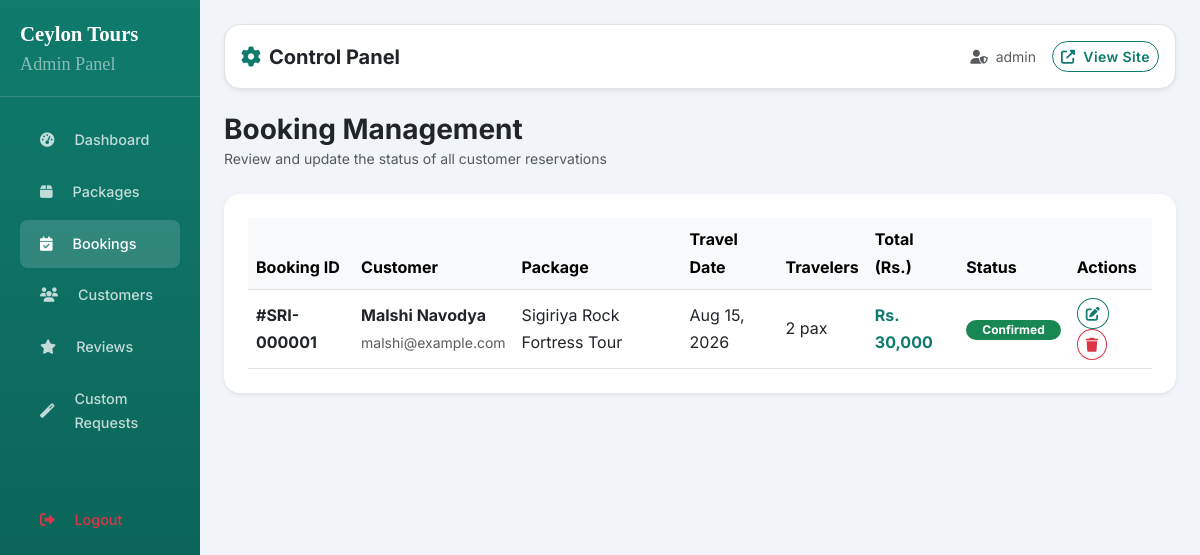
/index.php?route=admin_bookings (signed in), run on the app's committed database.
### tables this page shows
CREATE TABLE `bookings` (
  `id` int(11) NOT NULL AUTO_INCREMENT,
  `customer_id` int(11) NOT NULL,
  `package_id` int(11) NOT NULL,
  `travel_date` date NOT NULL,
  `travelers` int(11) NOT NULL,
  `special_requests` text DEFAULT NULL,
  `booking_status` enum('Pending','Confirmed','Cancelled') NOT NULL DEFAULT 'Pending',
  `payment_status` enum('Unpaid','Paid','Refunded') NOT NULL DEFAULT 'Unpaid',
  `cancel_reason` varchar(255) DEFAULT NULL,
  `total_price` decimal(12,2) DEFAULT 0.00,
  `created_at` timestamp NOT NULL DEFAULT current_timestamp(),
  PRIMARY KEY (`id`),
  KEY `customer_id` (`customer_id`),
  KEY `package_id` (`package_id`),
  CONSTRAINT `bookings_ibfk_1` FOREIGN KEY (`customer_id`) REFERENCES `customers` (`id`) ON DELETE CASCADE,
  CONSTRAINT `bookings_ibfk_2` FOREIGN KEY (`package_id`) REFERENCES `tour_packages` (`id`) ON DELETE CASCADE
);

CREATE TABLE `customers` (
  `id` int(11) NOT NULL AUTO_INCREMENT,
  `name` varchar(100) NOT NULL,
  `email` varchar(100) NOT NULL,
  `phone` varchar(20) NOT NULL,
  `password` varchar(255) NOT NULL,
  `created_at` timestamp NOT NULL DEFAULT current_timestamp(),
  PRIMARY KEY (`id`),
  UNIQUE KEY `email` (`email`)
);

CREATE TABLE `tour_packages` (
  `id` int(11) NOT NULL AUTO_INCREMENT,
  `title` varchar(255) NOT NULL,
  `destination` varchar(100) NOT NULL,
  `description` text NOT NULL,
  `category` enum('Adventure','Cultural','Wildlife','Beach','Family','Honeymoon','Religious') NOT NULL DEFAULT 'Cultural',
  `difficulty_level` enum('Easy','Moderate','Challenging') NOT NULL DEFAULT 'Easy',
  `includes_services` text DEFAULT NULL,
  `excluded_services` text DEFAULT NULL,
  `price` decimal(10,2) NOT NULL,
  `duration` int(11) NOT NULL COMMENT 'Duration in days',
  `image` varchar(255) DEFAULT NULL,
  `available_slots` int(11) NOT NULL,
  `rating` decimal(3,2) DEFAULT 0.00,
  `is_featured` tinyint(1) DEFAULT 0,
  `created_at` timestamp NOT NULL DEFAULT current_timestamp(),
  PRIMARY KEY (`id`)
);

### controllers/AdminController.php (called while the page is built, shortened)
<?php
require_once 'config/Database.php';
require_once 'models/Booking.php';
class AdminController {
    private $booking;
    public function __construct() {
        $database = new Database();
        $this->db       = $database->getConnection();
        $this->booking  = new Booking($this->db);
    }
    public function manageBookings() {
        $stmt = $this->booking->readAll();
        $bookings = $stmt->fetchAll(PDO::FETCH_ASSOC);
        require_once 'views/admin/manage_bookings.php';
    }
}
?>

### config/Database.php (called while the page is built, shortened)
<?php
class Database {
    private $host = "localhost";
    private $db_name = "tour_booking";
    private $username = "root";
    private $password = "";
    public function getConnection() {
        $this->conn = null;
        try {
            $this->conn = new PDO("mysql:host=" . $this->host . ";dbname=" . $this->db_name, $this->username, $this->password);
            $this->conn->setAttribute(PDO::ATTR_ERRMODE, PDO::ERRMODE_EXCEPTION);
            $this->conn->setAttribute(PDO::ATTR_DEFAULT_FETCH_MODE, PDO::FETCH_ASSOC);
        } catch(PDOException $exception) {
            echo "Database Connection Error: " . $exception->getMessage();
        }
        return $this->conn;
    }
}
?>

### models/Booking.php (called while the page is built, shortened)
<?php
class Booking {
    private $conn;
    private $table_name = "bookings";
    public function __construct($db) {
        $this->conn = $db;
    }
    public function readAll() {
        $query = "SELECT b.*, p.title as package_title, c.name as customer_name, c.email as customer_email FROM " . $this->table_name . " b LEFT JOIN tour_packages p ON b.package_id = p.id LEFT JOIN customers c ON b.customer_id = c.id ORDER BY b.created_at DESC";
        $stmt = $this->conn->prepare($query);
        $stmt->execute();
        return $stmt;
    }
}
?>

### views/admin/manage_bookings.php (the view, shortened to what this page needs)
<?php require_once 'includes/admin_header.php'; ?>
<div class="d-flex justify-content-between align-items-center mb-4">
    <div>
        <h3 class="fw-bold m-0 text-dark">Booking Management</h3>
        <p class="text-muted small mb-0">Review and update the status of all customer reservations</p>
    </div>
</div>
<div class="card border-0 shadow-sm rounded-4 bg-white p-4">
    <div class="table-responsive">
        <table class="table table-hover align-middle mb-0">
            <thead class="table-light">
                <tr>
                    <th>Booking ID</th>
                    <th>Customer</th>
                    <th>Package</th>
                    <th>Travel Date</th>
                    <th>Travelers</th>
                    <th>Total (Rs.)</th>
                    <th>Status</th>
                    <th>Actions</th>
                </tr>
            </thead>
            <tbody>
                <?php if (!empty($bookings)): ?>
                    <?php foreach($bookings as $booking): ?>
                        <tr>
                            <td><strong>#SRI-<?php echo str_pad($booking['id'], 6, '0', STR_PAD_LEFT); ?></strong></td>
                            <td>
                                <div class="fw-bold"><?php echo htmlspecialchars($booking['customer_name'] ?? 'N/A'); ?></div>
                                <small class="text-muted"><?php echo htmlspecialchars($booking['customer_email'] ?? ''); ?></small>
                            </td>
                            <td><?php echo htmlspecialchars($booking['package_title'] ?? 'N/A'); ?></td>
                            <td><?php echo date('M d, Y', strtotime($booking['travel_date'])); ?></td>
                            <td><?php echo htmlspecialchars($booking['travelers']); ?> pax</td>
                            <td class="fw-bold text-primary">Rs. <?php echo number_format($booking['total_price'] ?? 0, 0); ?></td>
                            <td>
                                <?php
                                $badge = 'bg-secondary text-white';
                                if($booking['booking_status'] == 'Confirmed') $badge = 'bg-success text-white';
                                ?>
                                <span class="badge <?php echo $badge; ?> rounded-pill px-3 py-1"><?php echo htmlspecialchars($booking['booking_status']); ?></span>
                            </td>
                            <td>
                                <button class="btn btn-sm btn-outline-primary rounded-circle me-1"
                                        data-bs-toggle="modal"
                                        data-bs-target="#editStatusModal<?php echo $booking['id']; ?>"
                                        title="Update Status">
                                    <i class="fas fa-edit"></i>
                                </button>
                                <a href="index.php?route=admin_delete_booking&id=<?php echo $booking['id']; ?>"
                                   class="btn btn-sm btn-outline-danger rounded-circle"
                                   onclick="return confirm('Delete this booking permanently?');"
                                   title="Delete">
                                    <i class="fas fa-trash"></i>
                                </a>
                            </td>
                        </tr>
                    <?php endforeach; ?>
                <?php else: ?>
                    <tr><td colspan="8" class="text-center text-muted py-4">No bookings found.</td></tr>
                <?php endif; ?>
            </tbody>
        </table>
    </div>
</div>
<?php require_once 'includes/admin_footer.php'; ?>

### assets/css/style.css (style rules this page uses)
:root { --primary: #0f7b6c; --primary-dark: #0a5c52; --primary-light: #e8f5f3; --accent: #f59e0b; --accent-dark: #d97706; --secondary: #6b7280; --dark: #111827; --light: #f9fafb; --white: #ffffff; --danger: #ef4444; --success: #10b981; --info: #3b82f6; --shadow-sm: 0 1px 3px rgba(0, 0, 0, .08), 0 1px 2px rgba(0, 0, 0, .04); --shadow-md: 0 4px 12px rgba(0, 0, 0, .10), 0 2px 4px rgba(0, 0, 0, .05); --shadow-lg: 0 20px 48px rgba(0, 0, 0, .14), 0 8px 16px rgba(0, 0, 0, .06); --shadow-xl: 0 32px 64px rgba(0, 0, 0, .18); --radius-sm: .5rem; --radius-md: 1rem; --radius-lg: 1.5rem; --radius-xl: 2rem; --transition: .3s cubic-bezier(.4, 0, .2, 1); --transition-fast: .15s cubic-bezier(.4, 0, .2, 1); }
*, *::before, *::after { box-sizing: border-box; }
html { scroll-behavior: smooth; }
body { font-family: 'Outfit', sans-serif; color: #374151; background: #f8fafc; line-height: 1.7; }
.btn-outline-primary { color: var(--primary) !important; border-color: var(--primary) !important; }
.text-primary { color: var(--primary) !important; }
a { color: var(--primary); }
.btn { font-weight: 600; letter-spacing: .4px; transition: var(--transition); border-radius: var(--radius-sm); }
.admin-body { background: #f1f5f9; font-family: 'Inter', sans-serif; }
.rounded-4 { border-radius: var(--radius-md) !important; }

### data on the page
bookings: id "000001", customer.name "Malshi Navodya", customer.email "malshi@example.com", package.title "Sigiriya Rock Fortress Tour", travel_date "Aug 15, 2026", travelers "2", total_price "30,000", booking_status "Confirmed"

### other printed values
$_SESSION['admin_username'] "admin"
